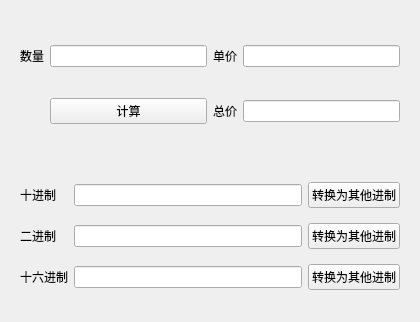
<?xml version="1.0" encoding="UTF-8"?>
<ui version="4.0">
 <class>Widget</class>
 <widget class="QWidget" name="Widget">
  <property name="geometry">
   <rect>
    <x>0</x>
    <y>0</y>
    <width>420</width>
    <height>322</height>
   </rect>
  </property>
  <property name="windowTitle">
   <string>Widget</string>
  </property>
  <layout class="QVBoxLayout" name="verticalLayout">
   <item>
    <widget class="QWidget" name="widget" native="true">
     <layout class="QGridLayout" name="gridLayout">
      <item row="0" column="0">
       <widget class="QLabel" name="label">
        <property name="text">
         <string>数量</string>
        </property>
       </widget>
      </item>
      <item row="0" column="1">
       <widget class="QLineEdit" name="editNum"/>
      </item>
      <item row="0" column="2">
       <widget class="QLabel" name="label_2">
        <property name="text">
         <string>单价</string>
        </property>
       </widget>
      </item>
      <item row="0" column="3">
       <widget class="QLineEdit" name="editPrice"/>
      </item>
      <item row="1" column="1">
       <widget class="QPushButton" name="btnCal">
        <property name="text">
         <string>计算</string>
        </property>
       </widget>
      </item>
      <item row="1" column="2">
       <widget class="QLabel" name="label_3">
        <property name="text">
         <string>总价</string>
        </property>
       </widget>
      </item>
      <item row="1" column="3">
       <widget class="QLineEdit" name="editTotal"/>
      </item>
     </layout>
    </widget>
   </item>
   <item>
    <layout class="QFormLayout" name="formLayout"/>
   </item>
   <item>
    <widget class="QWidget" name="widget_2" native="true">
     <layout class="QGridLayout" name="gridLayout_2">
      <item row="0" column="0">
       <widget class="QLabel" name="label_4">
        <property name="text">
         <string>十进制</string>
        </property>
       </widget>
      </item>
      <item row="0" column="1">
       <widget class="QLineEdit" name="editDec"/>
      </item>
      <item row="0" column="2">
       <widget class="QPushButton" name="btnDec">
        <property name="text">
         <string>转换为其他进制</string>
        </property>
       </widget>
      </item>
      <item row="1" column="0">
       <widget class="QLabel" name="label_5">
        <property name="text">
         <string>二进制</string>
        </property>
       </widget>
      </item>
      <item row="1" column="1">
       <widget class="QLineEdit" name="editBin"/>
      </item>
      <item row="1" column="2">
       <widget class="QPushButton" name="btnBin">
        <property name="text">
         <string>转换为其他进制</string>
        </property>
       </widget>
      </item>
      <item row="2" column="0">
       <widget class="QLabel" name="label_6">
        <property name="text">
         <string>十六进制</string>
        </property>
       </widget>
      </item>
      <item row="2" column="1">
       <widget class="QLineEdit" name="editHex"/>
      </item>
      <item row="2" column="2">
       <widget class="QPushButton" name="btnHex">
        <property name="text">
         <string>转换为其他进制</string>
        </property>
       </widget>
      </item>
     </layout>
    </widget>
   </item>
  </layout>
 </widget>
 <resources/>
 <connections/>
</ui>
